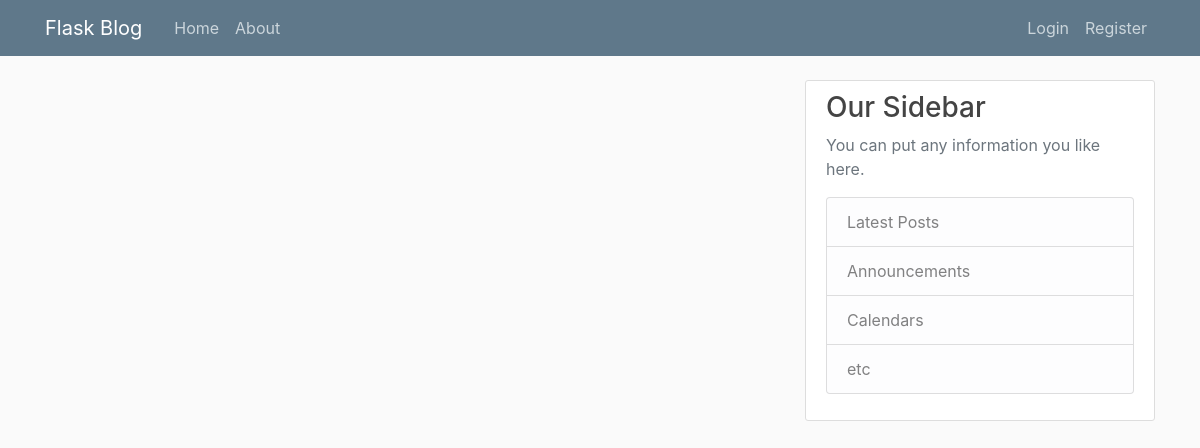
The app's page /home, older data.
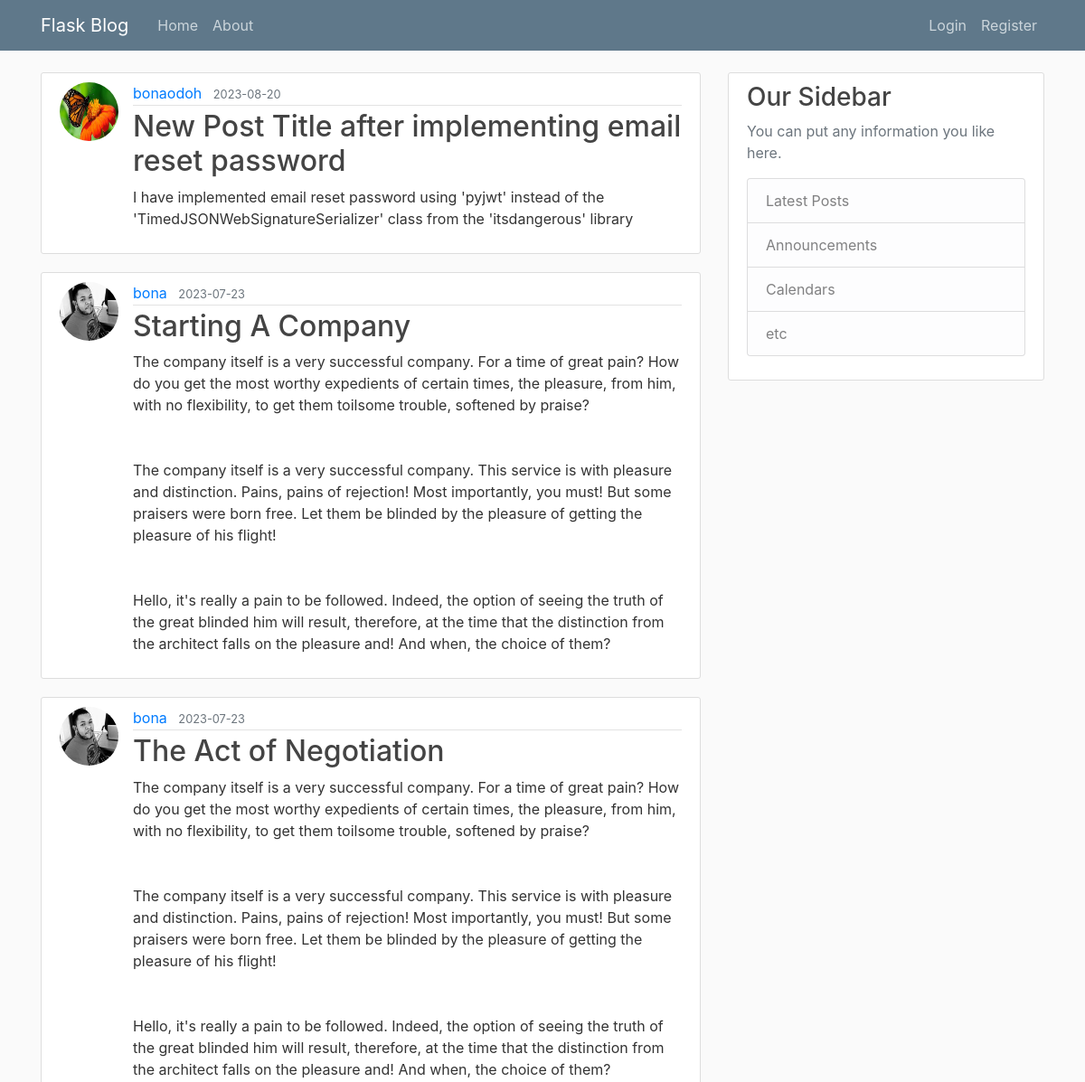
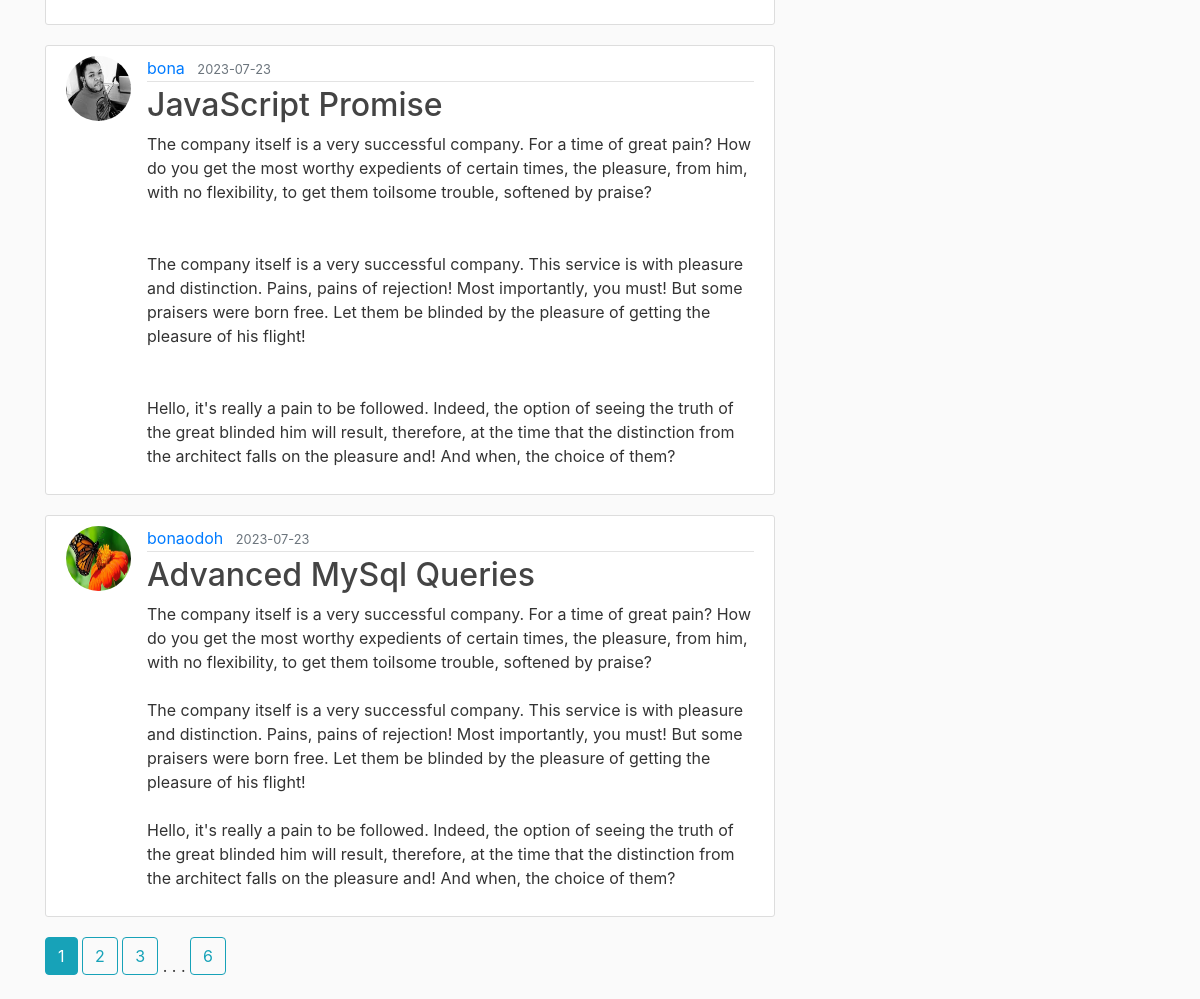
The same page, newer data (2 pictures, top to bottom).
### flaskblog/models.py (models this page shows, shortened)
class Post(db.Model):
    id = db.Column(db.Integer, primary_key=True)
    title = db.Column(db.String(100), nullable=False)
    date_posted = db.Column(db.DateTime, nullable=False, default=datetime.utcnow)
    content = db.Column(db.Text, nullable=False)
    user_id = db.Column(db.Integer, db.ForeignKey('user.id'), nullable=False)

class User(db.Model, UserMixin): # Usermixin is provided by flask_login extension managing user authentication
    id = db.Column(db.Integer, primary_key=True)
    username = db.Column(db.String(20), unique=True, nullable=False)
    email = db.Column(db.String(120), unique=True, nullable=False)
    image_file = db.Column(db.String(20), nullable=False, default='default.jpg')
    password = db.Column(db.String(60), nullable=False)
    posts = db.relationship('Post', backref='author', lazy=True)

### flaskblog/main/routes.py (the view)
@main.route("/")
@main.route("/home")
def home():
    page = request.args.get('page', 1, type=int)
    posts = Post.query.order_by(Post.date_posted.desc()).paginate(page=page, per_page=5) # Enables Pagination
    return render_template('home.html', posts=posts)

### flaskblog/templates/home.html
{% extends "base.html" %}
{% block content %}
    {% for post in posts.items %}
        <article class="media content-section">
            <img class="rounded-circle article-img" src="{{ url_for('static', filename='profile_pics/' + post.author.image_file) }}" alt="">
            <div class="media-body">
                <div class="article-metadata">
                    <a class="mr-2" href="{{ url_for('users.user_posts', username=post.author.username) }}">{{ post.author.username }}</a>
                    <small class="text-muted">{{ post.date_posted.strftime('%Y-%m-%d') }}</small>
                </div>
                <h2><a class="article-title" href="{{ url_for('posts.post', post_id=post.id) }}">{{ post.title }}</a></h2>
                <p class="article-content">{{ post.content }}</p>
            </div>
        </article>
    {% endfor %}
    {% for page_num in posts.iter_pages(left_edge=1, right_edge=1, left_current=1, right_current=2) %}
        {% if page_num %}
            {% if posts.page == page_num %}
                <a class="btn btn-info mb-4" href="{{ url_for('main.home', page=page_num) }}">{{ page_num }}</a>
            {% else %}
                <a class="btn btn-outline-info mb-4" href="{{ url_for('main.home', page=page_num) }}">{{ page_num }}</a>
            {% endif %}
        {% else %}
            . . .
        {% endif %}
    {% endfor %}
{% endblock content %}

### flaskblog/templates/base.html (shortened to what this page needs)
<html lang="en">
<head>
    <link rel="stylesheet" href="https://maxcdn.bootstrapcdn.com/bootstrap/4.0.0/css/bootstrap.min.css">
    <link rel="stylesheet" href="{{ url_for('static', filename='main.css') }}">
</head>
<body>
    <header class="site-header">
        <nav class="navbar navbar-expand-md navbar-dark bg-steel fixed-top">
          <div class="container">
            <a class="navbar-brand mr-4" href="/">Flask Blog</a>
            <div class="collapse navbar-collapse" id="navbarToggle">
              <div class="navbar-nav mr-auto">
                <a class="nav-item nav-link" href="{{ url_for('main.home') }}">Home</a>
                <a class="nav-item nav-link" href="{{ url_for('main.about') }}">About</a>
              </div>
              <div class="navbar-nav">
                {% if current_user.is_authenticated %}
                  <a class="nav-item nav-link" href="{{ url_for('posts.new_post') }}">New Post</a>
                  <a class="nav-item nav-link" href="{{ url_for('users.account') }}">Account</a>
                  <a class="nav-item nav-link" href="{{ url_for('users.logout') }}">Logout</a>
                {% else %}
                  <a class="nav-item nav-link" href="{{ url_for('users.login') }}">Login</a>
                  <a class="nav-item nav-link" href="{{ url_for('users.register') }}">Register</a>
                {% endif %}
              </div>
            </div>
          </div>
        </nav>
      </header>
      <main role="main" class="container">
        <div class="row">
          <div class="col-md-8">
            {% block content %}{% endblock %}
          </div>
          <div class="col-md-4">
            <div class="content-section">
              <h3>Our Sidebar</h3>
              <p class='text-muted'>You can put any information you like here.
                <ul class="list-group">
                  <li class="list-group-item list-group-item-light">Latest Posts</li>
                  <li class="list-group-item list-group-item-light">Announcements</li>
                  <li class="list-group-item list-group-item-light">Calendars</li>
                  <li class="list-group-item list-group-item-light">etc</li>
                </ul>
              </p>
            </div>
          </div>
        </div>
      </main>
</body>
</html>

### flaskblog/static/main.css (style rules this page uses)
body { background: #fafafa; color: #333333; margin-top: 5rem; }
h1, h2, h3, h4, h5, h6 { color: #444444; }
.bg-steel { background-color: #5f788a; }
.site-header .navbar-nav .nav-link { color: #cbd5db; }
.content-section { background: #ffffff; padding: 10px 20px; border: 1px solid #dddddd; border-radius: 3px; margin-bottom: 20px; }
.article-title { color: #444444; }
.article-content { white-space: pre-line; }
.article-img { height: 65px; width: 65px; margin-right: 16px; }
.article-metadata { padding-bottom: 1px; margin-bottom: 4px; border-bottom: 1px solid #e3e3e3 }

Row changes from the older to the newer data that the page shows:
added Post: image_file (placeholder picture), author.username "bonaodoh", date_posted "2023-08-20", title "New Post Title after implementing email reset password", content "I have implemented email reset password using 'pyjwt' instead of the 'TimedJSONWebSignatureSerializer' class from the 'itsdangerous' library"
added Post: image_file (picture), author.username "bona", date_posted "2023-07-23", title "Starting A Company", content "The company itself is a very successful company. For a time of great pain? How do you get the most worthy expedients of certain times, the pleasure, from him, with no flexibility, to get them toilsome trouble, softened by praise? The company itself is a very successful company. This service is with pleasure and distinction. Pains, pains of rejection! Most importantly, you must! But some praisers were born free. Let them be blinded by the pleasure of getting the pleasure of his flight! Hello, it's really a pain to be followed. Indeed, the option of seeing the truth of the great blinded him will result, therefore, at the time that the distinction from the architect falls on the pleasure and!…"
added Post: image_file (picture), author.username "bona", date_posted "2023-07-23", title "The Act of Negotiation", content "The company itself is a very successful company. For a time of great pain? How do you get the most worthy expedients of certain times, the pleasure, from him, with no flexibility, to get them toilsome trouble, softened by praise? The company itself is a very successful company. This service is with pleasure and distinction. Pains, pains of rejection! Most importantly, you must! But some praisers were born free. Let them be blinded by the pleasure of getting the pleasure of his flight! Hello, it's really a pain to be followed. Indeed, the option of seeing the truth of the great blinded him will result, therefore, at the time that the distinction from the architect falls on the pleasure and!…"
added Post: image_file (picture), author.username "bona", date_posted "2023-07-23", title "JavaScript Promise", content "The company itself is a very successful company. For a time of great pain? How do you get the most worthy expedients of certain times, the pleasure, from him, with no flexibility, to get them toilsome trouble, softened by praise? The company itself is a very successful company. This service is with pleasure and distinction. Pains, pains of rejection! Most importantly, you must! But some praisers were born free. Let them be blinded by the pleasure of getting the pleasure of his flight! Hello, it's really a pain to be followed. Indeed, the option of seeing the truth of the great blinded him will result, therefore, at the time that the distinction from the architect falls on the pleasure and!…"
added Post: image_file (placeholder picture), author.username "bonaodoh", date_posted "2023-07-23", title "Advanced MySql Queries", content "The company itself is a very successful company. For a time of great pain? How do you get the most worthy expedients of certain times, the pleasure, from him, with no flexibility, to get them toilsome trouble, softened by praise? The company itself is a very successful company. This service is with pleasure and distinction. Pains, pains of rejection! Most importantly, you must! But some praisers were born free. Let them be blinded by the pleasure of getting the pleasure of his flight! Hello, it's really a pain to be followed. Indeed, the option of seeing the truth of the great blinded him will result, therefore, at the time that the distinction from the architect falls on the pleasure and!…"
Text that changed along with them:
new list line: "1"
new list line: "2"
new list line: "3"
new list line: "6"
